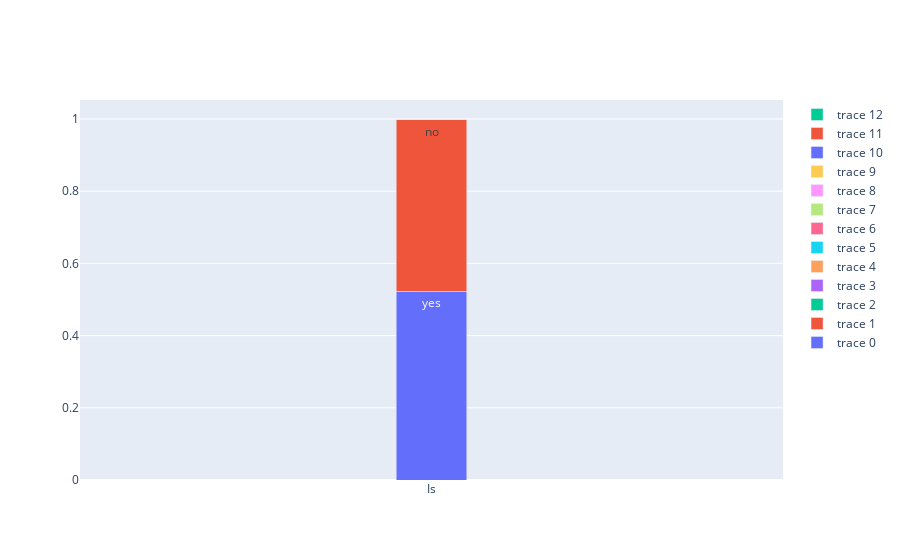

Source (notebook cell):
### Code cell
draw_qa_bar('Is')

### Figure 1 — Plotly figure (JSON) as saved in the notebook; plotly's stock layout.template omitted (floating-point values rounded to 4 significant figures)
{"data": [{"text": "yes", "textposition": "auto", "type": "bar", "width": 0.1, "x": ["Is"], "y": [0.5225]}, {"text": "no", "textposition": "auto", "type": "bar", "width": 0.1, "x": ["Is"], "y": [0.475]}, {"text": "visible", "textposition": "auto", "type": "bar", "width": 0.1, "x": ["Is"], "y": [0.001301]}, {"text": "blurry", "textposition": "auto", "type": "bar", "width": 0.1, "x": ["Is"], "y": [0.000316]}, {"text": "little", "textposition": "auto", "type": "bar", "width": 0.1, "x": ["Is"], "y": [0.000316]}, {"text": "bit", "textposition": "auto", "type": "bar", "width": 0.1, "x": ["Is"], "y": [0.0002431]}, {"text": "clear", "textposition": "auto", "type": "bar", "width": 0.1, "x": ["Is"], "y": [0.0001337]}, {"text": "small", "textposition": "auto", "type": "bar", "width": 0.1, "x": ["Is"], "y": [8.508e-05]}, {"text": "full", "textposition": "auto", "type": "bar", "width": 0.1, "x": ["Is"], "y": [4.862e-05]}, {"text": "blur", "textposition": "auto", "type": "bar", "width": 0.1, "x": ["Is"], "y": [1.215e-05]}, {"text": "dark", "textposition": "auto", "type": "bar", "width": 0.1, "x": ["Is"], "y": [1.215e-05]}, {"text": "present", "textposition": "auto", "type": "bar", "width": 0.1, "x": ["Is"], "y": [1.215e-05]}, {"text": "open", "textposition": "auto", "type": "bar", "width": 0.1, "x": ["Is"], "y": [1.215e-05]}], "layout": {"barmode": "stack"}}
